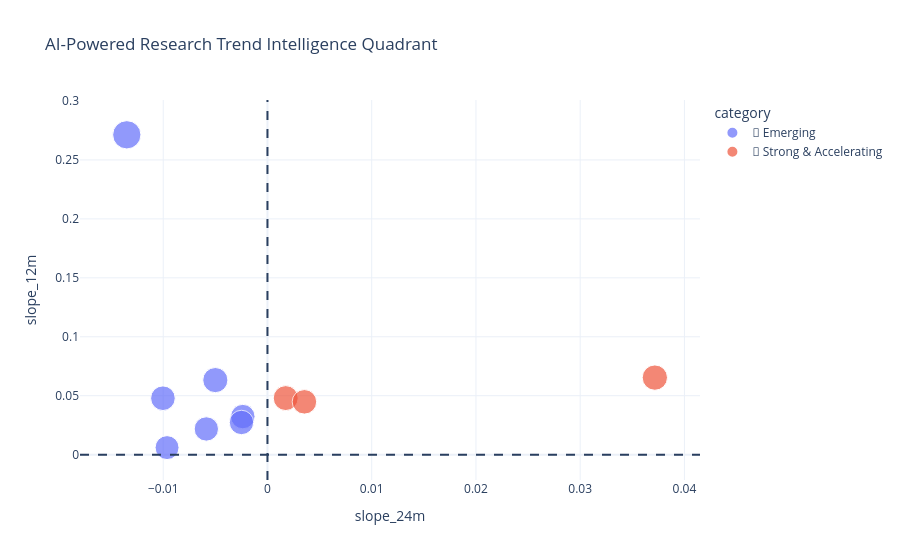

Notebook code cell kept with this figure:
### Code cell
top10_growth = (topics_df.sort_values("growth_score", ascending=False).head(10).index)

topics_df_plot = topics_df.loc[top10_growth]
fig = px.scatter(
    topics_df_plot,
    x="slope_24m",
    y="slope_12m",
    size="growth_size",
    color="category",
    hover_name="label",
    title="AI-Powered Research Trend Intelligence Quadrant"
)

fig.add_vline(x=0, line_dash="dash")
fig.add_hline(y=0, line_dash="dash")

fig.update_layout(template="plotly_white")

fig.show()

### Figure 1 — Plotly figure (JSON) as saved in the notebook; plotly's stock layout.template omitted (floating-point values rounded to 4 significant figures)
{"data": [{"hovertemplate": "<b>%{hovertext}</b><br><br>category=🌱 Emerging<br>slope_24m=%{x}<br>slope_12m=%{y}<br>growth_size=%{marker.size}<extra></extra>", "hovertext": ["Recipes recipe dietary", "Regret bandits algorithm", "Patents technology intellectual", "Auction bidding auctions", "Private dp differential", "Variables discovery causality", "Reinforcement rl learning"], "legendgroup": "🌱 Emerging", "marker": {"color": "#636efa", "size": [50.0, 39.5, 37.87, 37.34, 37.29, 36.96, 35.87], "sizemode": "area", "sizeref": 0.125, "symbol": "circle"}, "mode": "markers", "name": "🌱 Emerging", "orientation": "v", "showlegend": true, "type": "scatter", "x": [-0.01349, -0.005001, -0.01003, -0.002365, -0.002492, -0.005863, -0.009632], "xaxis": "x", "y": [0.2713, 0.06324, 0.04786, 0.0323, 0.02732, 0.02179, 0.00598], "yaxis": "y"}, {"hovertemplate": "<b>%{hovertext}</b><br><br>category=🚀 Strong & Accelerating<br>slope_24m=%{x}<br>slope_12m=%{y}<br>growth_size=%{marker.size}<extra></extra>", "hovertext": ["Generation sampling models", "Brain signals decoding", "Reality ar virtual"], "legendgroup": "🚀 Strong & Accelerating", "marker": {"color": "#EF553B", "size": [40.03, 38.87, 37.59], "sizemode": "area", "sizeref": 0.125, "symbol": "circle"}, "mode": "markers", "name": "🚀 Strong & Accelerating", "orientation": "v", "showlegend": true, "type": "scatter", "x": [0.03716, 0.00175, 0.003546], "xaxis": "x", "y": [0.06536, 0.04799, 0.04481], "yaxis": "y"}], "layout": {"legend": {"itemsizing": "constant", "title": {"text": "category"}, "tracegroupgap": 0}, "shapes": [{"line": {"dash": "dash"}, "type": "line", "x0": 0, "x1": 0, "xref": "x", "y0": 0, "y1": 1, "yref": "y domain"}, {"line": {"dash": "dash"}, "type": "line", "x0": 0, "x1": 1, "xref": "x domain", "y0": 0, "y1": 0, "yref": "y"}], "title": {"text": "AI-Powered Research Trend Intelligence Quadrant"}, "xaxis": {"anchor": "y", "domain": [0, 1], "title": {"text": "slope_24m"}}, "yaxis": {"anchor": "x", "domain": [0, 1], "title": {"text": "slope_12m"}}}}
